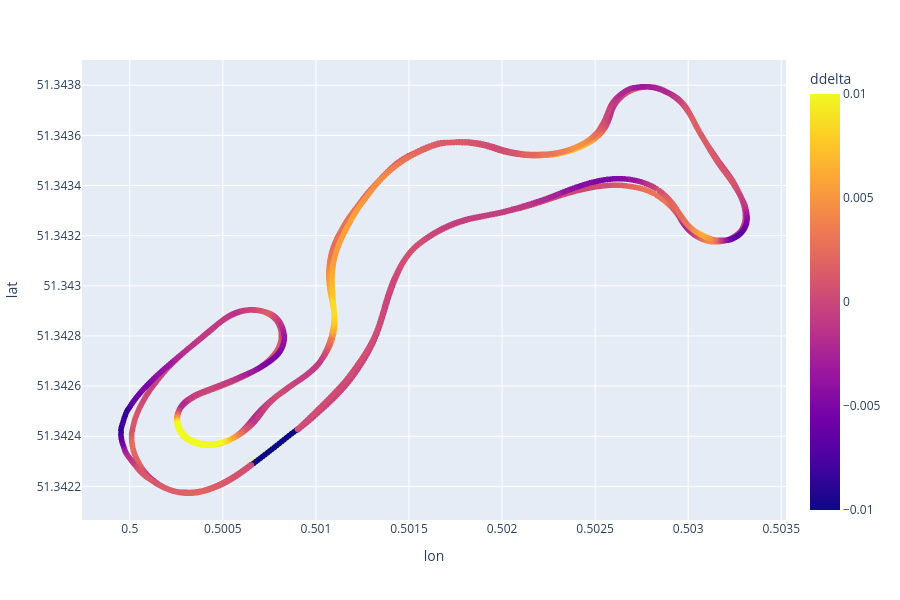

The notebook cell this image was saved under:
### Code cell
px.scatter(
    delta_by_lap.assign(
        ddelta=lambda d: d["delta"].diff().rolling(20).mean().clip(-1e-2, +1e-2),
    ).loc[lambda d: d["lap"].isin([26, 28])],
    x="lon",
    y="lat",
    color="ddelta",
    hover_data=["distance", "lap", "delta"],
).update_layout(height=600)

### Figure 1 — Plotly figure (JSON) as saved in the notebook; plotly's stock layout.template omitted (floating-point values rounded to 4 significant figures; data arrays with more than 128 entries replaced by an {"elided": "..."} marker saying what was removed)
{"data": [{"customdata": {"elided": "1998x3 float values"}, "hovertemplate": "lon=%{x}<br>lat=%{y}<br>distance=%{customdata[0]}<br>lap=%{customdata[1]}<br>delta=%{customdata[2]}<br>ddelta=%{marker.color}<extra></extra>", "legendgroup": "", "marker": {"color": {"elided": "1998 float values"}, "coloraxis": "coloraxis", "symbol": "circle"}, "mode": "markers", "name": "", "showlegend": false, "type": "scattergl", "x": {"elided": "1998 float values"}, "xaxis": "x", "y": {"elided": "1998 float values"}, "yaxis": "y"}], "layout": {"coloraxis": {"colorbar": {"title": {"text": "ddelta"}}, "colorscale": [[0, "#0d0887"], [0.1111, "#46039f"], [0.2222, "#7201a8"], [0.3333, "#9c179e"], [0.4444, "#bd3786"], [0.5556, "#d8576b"], [0.6667, "#ed7953"], [0.7778, "#fb9f3a"], [0.8889, "#fdca26"], [1, "#f0f921"]]}, "height": 600, "legend": {"tracegroupgap": 0}, "margin": {"t": 60}, "xaxis": {"anchor": "y", "domain": [0, 1], "title": {"text": "lon"}}, "yaxis": {"anchor": "x", "domain": [0, 1], "title": {"text": "lat"}}}}
